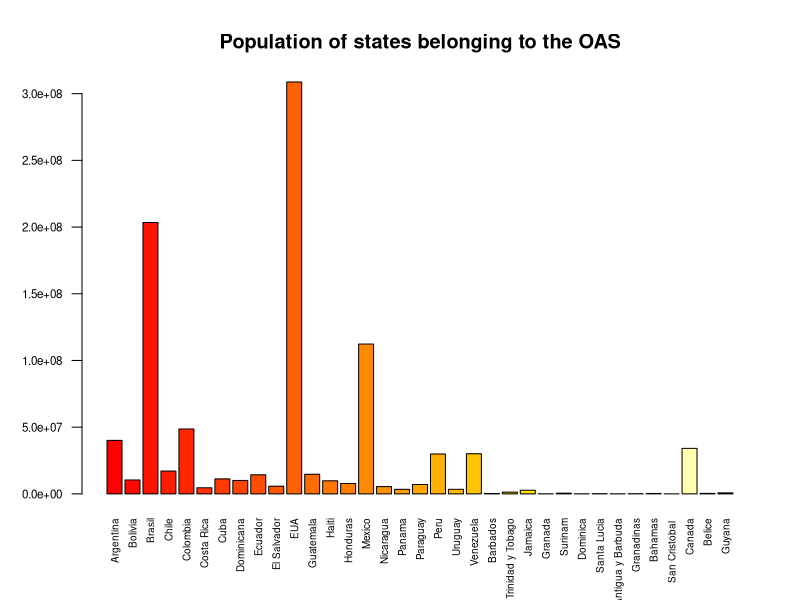
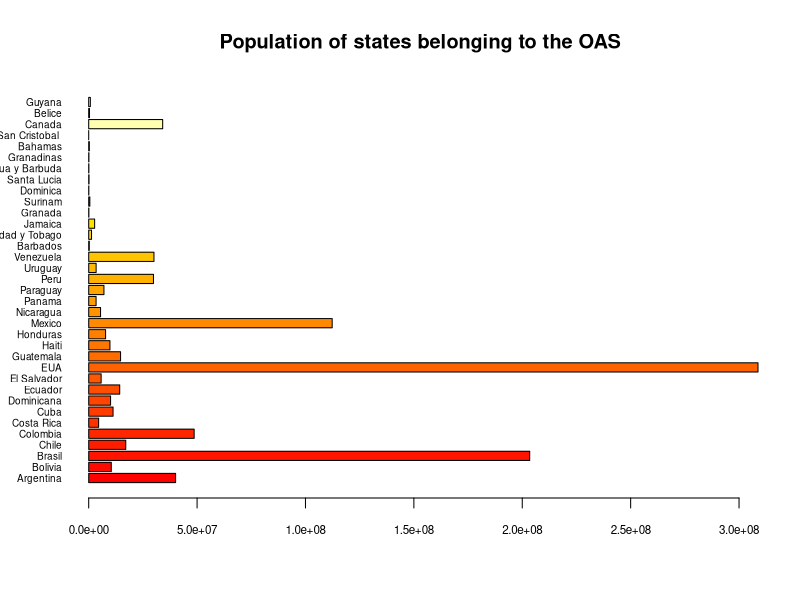
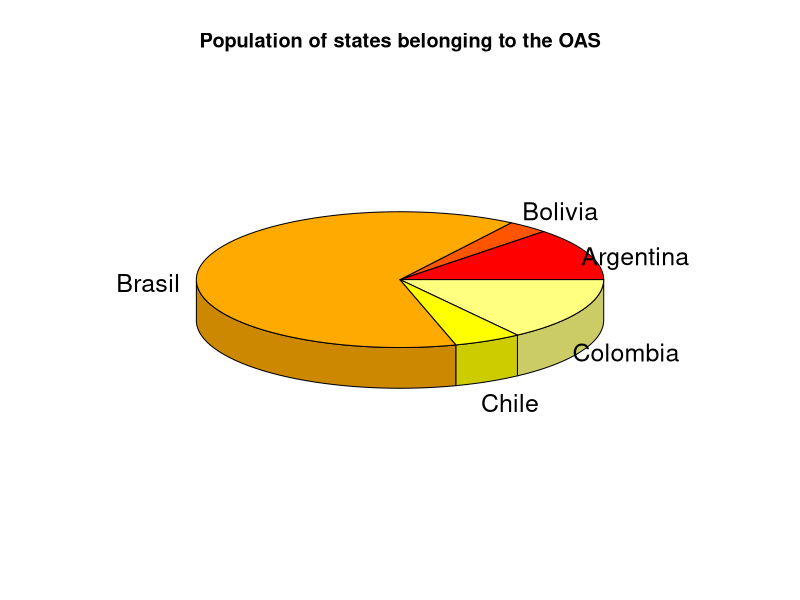
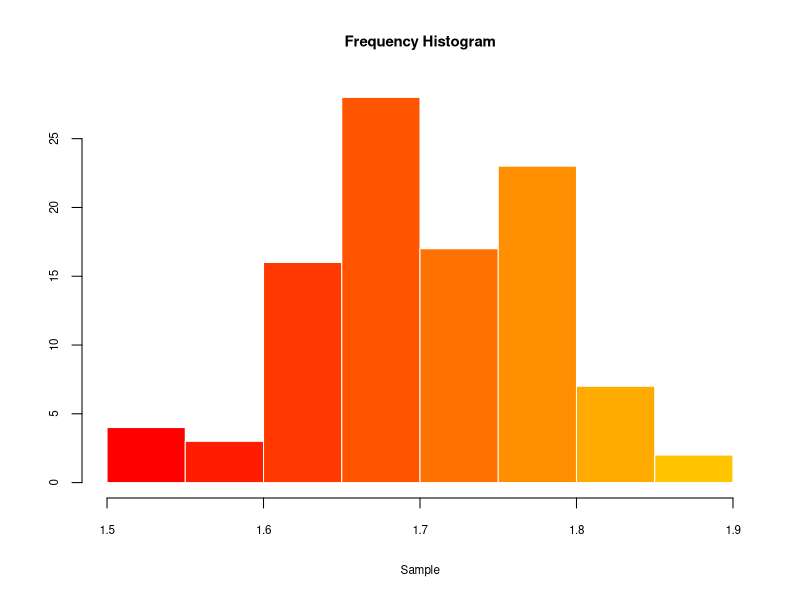

The R script that drew these images, in order:
# Install and load the packages we are going to use

install.packages("sm")
install.packages("plotrix")
library(sm)
library(plotrix)

# Because we are going to refer to external data, it is
# necessary to define a working directory. In this directory
# are my databases. To define it is through the function:

setwd("my working directory")

# It is important that the place where our data is located
# in quotation marks. However, if we are working in RStudio,
# it is easy to define our working directory: at the top of
# our program we choose Tools -> Set Working Directory -> Choose Directory ...
# Then select the folder where the data is located.
# For example, in windows and if I have my data in Documents I write:

setwd("C:/Users/Documents/Statistics/Notes")

# Once I have defined the working directory, I read my data:
OEA <- read.csv("OEA.csv", header = T)

# In this case, the data is stored in a csv (coma separate value)
# format, a very efficient way for fairly large databases.
# The database is defined as the name of the variable and their
# respective values; This is why I write header = T. It is also
# possible to refer to the variables by their name, this by means of:

attach(OEA)

# Now graph, for example the population. In this case, a library
# is necessary.
# To install it I go to Tools -> Install Packages and a window opens
# where I type the name of the library, in this case grDevices.
# Once it has been instantiated, we write:

require(grDevices)

# To load the package. Now we plot:
# First graph: graph of vertical bars.

barplot(Poblacion, names.arg = Estados.miembros, las = 2, 
        cex.axis = 0.7, cex.names = 0.6, col = heat.colors(length(Poblacion)),
        main = "Population of states belonging to the OAS", horiz = F)

# Now graph of vertical bars.
barplot(Poblacion, names.arg = Estados.miembros, las = 1, 
        cex.axis = 0.7, cex.names = 0.6, col = heat.colors(length(Poblacion)),
        main = "Population of states belonging to the OAS", horiz = T)

# Third graph: sector graph. Note that it is necessary to install a
# library: plotrix
pie3D(Poblacion[1:5], labels = Estados.miembros[1:5], explode = 0,
      main="Population of states belonging to the OAS", 
      col = heat.colors(length(Estados.miembros[1:5])))

# Next Example
#We now consider the heights of 100 students. First read the data:
est <- read.csv("height.csv")

# We calculate the frequency table:
# We will need the "sm" library and define a function:
# Where it receives the data and the number of class intervals:

freq.tab <- function(data, n.int){
  raw.tab <- binning(data, nbins = n.int)
  tab <- list()
  tab$intleft <- raw.tab$breaks[1:n.int]
  tab$intright <- raw.tab$breaks[2:(n.int+1)]
  tab$mc <- raw.tab$x
  tab$freq <- raw.tab$table.freq
  tab$freqrel <- raw.tab$table.freq / length(data)
  tab$freqacum <- cumsum(raw.tab$table.freq / length(data))
  return(tab)
}

# For example, if you have 7 class intervals, write

freq.tab(est$Height, 7)

# And automatically gives us a list of objects.
# First the class intervals appear, the Class, frequencies,
# relative frequencies and cumulative frequencies.
# We can vary the number of class intervals, for example

freq.tab(est$Height, 10)

# Now we graph the histogram of the data "est":
hist(est$Height, xlab = "Sample", ylab = "", main = "Frequency Histogram", col = heat.colors(13), border = "white", 
     cex.lab = 0.7, cex.main = 0.9, cex.axis = 0.7)
# In this case, R considers 8 class intervals.
